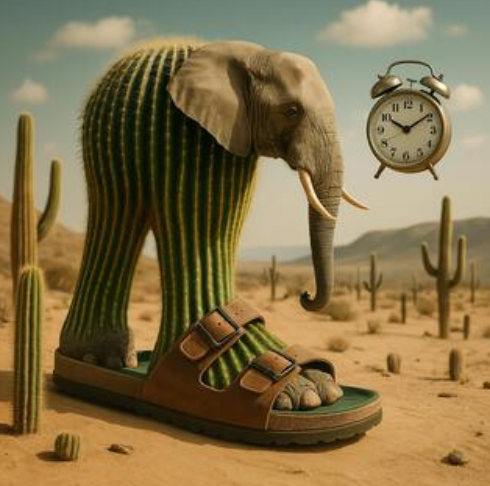
#> input picture LabsOIIS/FourthLab/fourth_lab/img/lirili.png, 490 x 486 px; its folder holds only this picture in this run
$ python app.py
#> lines starting #> are read from the running program, lines starting #| are printed output that depends on the picture; after the words box and inside, x2 and y2 are one past the last pixel; in counts of white or black regions, pixels touching at a corner belong together
import sys
import os
from pathlib import Path
import cv2
import numpy as np

ALLOWED_EXT = {'.jpg', '.jpeg', '.png'}

def auto_canny(image, sigma=0.33):
    v = np.median(image)
    lower = int(max(0, (1.0 - sigma) * v))
    upper = int(min(255, (1.0 + sigma) * v))
    return cv2.Canny(image, lower, upper)

def process_image(path_in, path_out):
    img = cv2.imread(str(path_in))
#> img is the input picture: shape (486, 490, 3); mean B, G, R 74.3, 113.2, 131.6
    if img is None:
        print(f"  [!] Не удалось открыть {path_in}")
        return False

    gray = cv2.cvtColor(img, cv2.COLOR_BGR2GRAY)
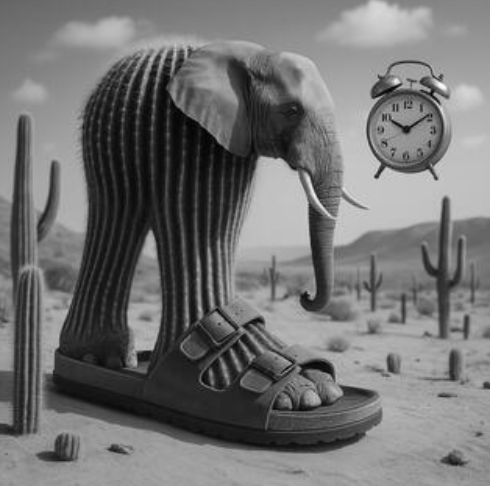
#> gray: shape (486, 490); min 2, max 250, mean 114.3
    blur = cv2.GaussianBlur(gray, (5,5), 0)

    edges = auto_canny(blur, sigma=0.33)
#> in auto_canny, `v = np.median(image)`: v = 128
#> in auto_canny, `lower = int(max(0, (1.0 - sigma) * v))`: lower = 85
#> in auto_canny, `upper = int(min(255, (1.0 + sigma) * v))`: upper = 170
#> in auto_canny, `return cv2.Canny(image, lower, upper)`:
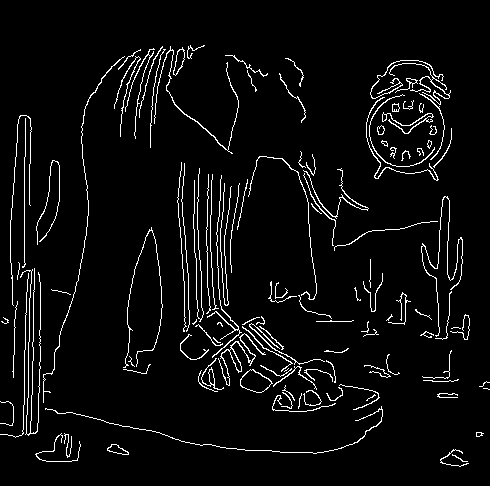
#> returned value: shape (486, 490); 4.7% white in thin lines or dots, all inside (x1, y1, x2, y2) = (0, 45, 490, 467)

    kernel = np.ones((3,3), np.uint8)
    edges_dilated = cv2.dilate(edges, kernel, iterations=1)
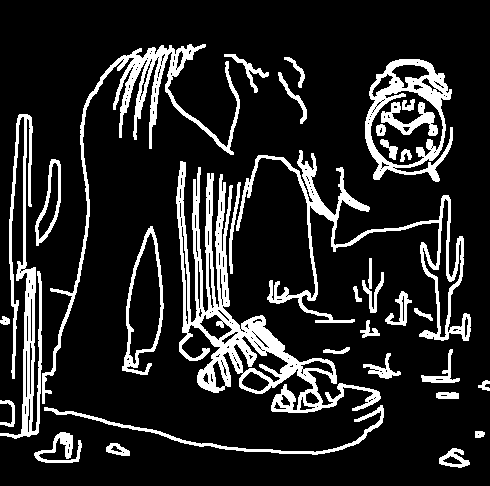
#> edges_dilated: shape (486, 490); 15.1% white; 33 white regions, largest, box (x1, y1, x2, y2) and area: (176, 161, 381, 413) 9827, (236, 150, 471, 341) 5131, (42, 44, 240, 404) 4810

    overlay = img.copy()
    overlay[edges_dilated > 0] = (0, 0, 255)
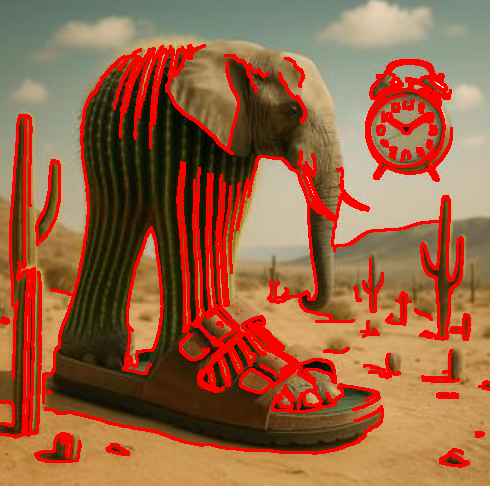
#> overlay: shape (486, 490, 3); 15.09% of pixels changed, all inside (x1, y1, x2, y2) = (0, 44, 490, 468)

    alpha = 0.6
    blended = img.copy()
    mask = edges_dilated > 0
    blended[mask] = (blended[mask] * alpha + np.array([0,0,255]) * (1 - alpha)).astype(np.uint8)
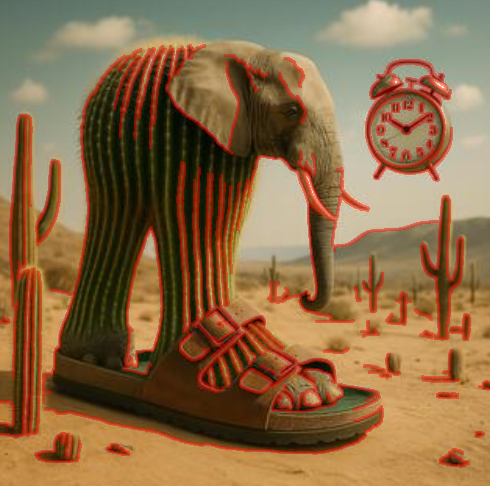
#> blended: shape (486, 490, 3); 15.09% of pixels changed, all inside (x1, y1, x2, y2) = (0, 44, 490, 468)

    cv2.imwrite(str(path_out), blended)
    return True

def main():
    input_folder = Path('img')
    if not input_folder.exists() or not input_folder.is_dir():
        print(f"[ERROR] Папка не найдена или это не папка: {input_folder}")
        sys.exit(1)

    results_dir = input_folder.resolve().parent / "results"
    results_dir.mkdir(parents=True, exist_ok=True)
    print(f"Вход: {input_folder}")
    print(f"Результаты будут в: {results_dir}")

    files = sorted([p for p in input_folder.iterdir() if p.suffix.lower() in ALLOWED_EXT])
    if not files:
        print("Нет подходящих изображений в папке.")
        sys.exit(0)

    total = len(files)
    print(f"Найдено {total} изображений. Обработка...")

    count = 0
    for p in files:
        out_path = results_dir / p.name
        ok = process_image(p, out_path)
        if ok:
            count += 1
            print(f"  [{count}/{total}] {p.name} -> saved")
        else:
            print(f"  [!] Ошибка при обработке {p.name}")

    print(f"Готово: обработано {count}/{total} изображений. Результаты в {results_dir}")

if __name__ == "__main__":
    main()
